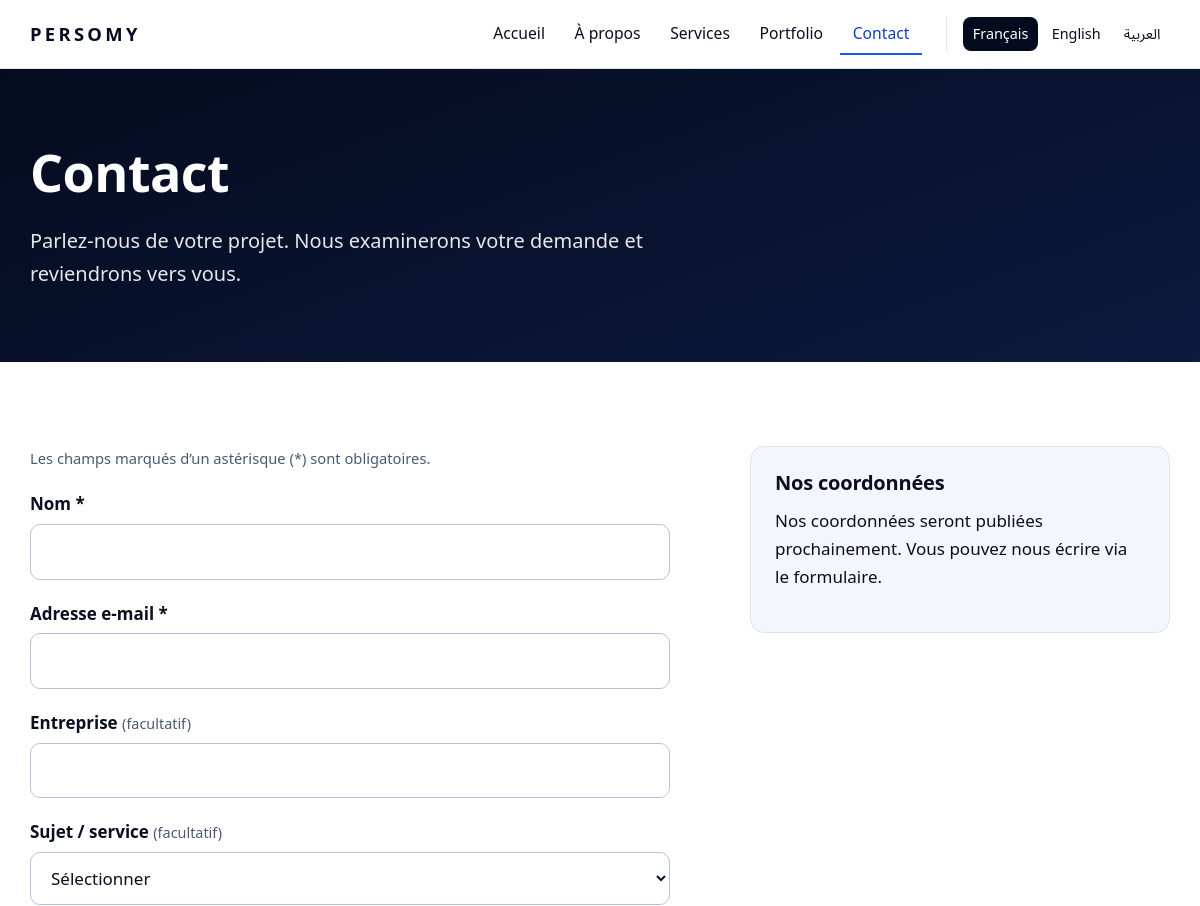
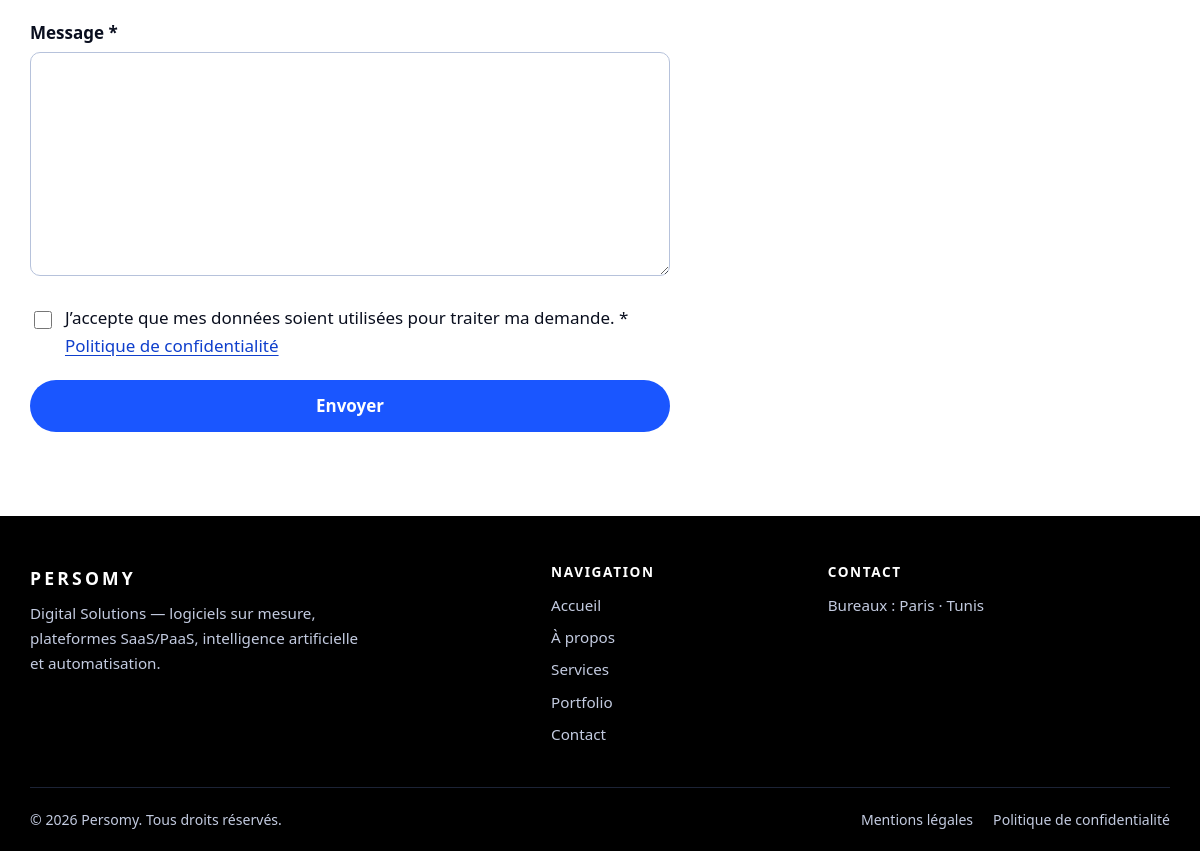
Screenshot of /fr/contact with the database file from the repository (2 pictures, top to bottom).
### tables this page shows
CREATE TABLE IF NOT EXISTS page_translations (
  id INT UNSIGNED NOT NULL AUTO_INCREMENT,
  page_id INT UNSIGNED NOT NULL,
  locale VARCHAR(5) NOT NULL,
  title VARCHAR(200) NOT NULL DEFAULT '',
  meta_title VARCHAR(200) NOT NULL DEFAULT '',
  meta_description VARCHAR(320) NOT NULL DEFAULT '',
  intro TEXT NULL,
  content MEDIUMTEXT NULL,
  PRIMARY KEY (id),
  UNIQUE KEY uq_page_locale (page_id, locale),
  CONSTRAINT fk_page_tr_page FOREIGN KEY (page_id) REFERENCES pages (id) ON DELETE CASCADE
);

### app/Views/public/contact.php (the view, shortened to what the rows shown need)
<section class="page-hero">
    <div class="container">
        <h1<?= lang_attrs($page) ?>><?= e($page['title']) ?></h1>
        <?php if (trim((string) $page['intro']) !== ''): ?><p class="lead"<?= lang_attrs($page) ?>><?= e($page['intro']) ?></p><?php endif; ?>
    </div>
</section>
<section class="section">
    <div class="container contact-grid">
        <aside class="contact-aside" aria-labelledby="contact-details">
            <h2 id="contact-details"><?= e(t('contact.details')) ?></h2>
        </aside>
    </div>
</section>

### rows the page displays
page_translations: title "Contact", intro "Parlez-nous de votre projet. Nous examinerons votre demande et reviendrons vers vous."

### other values shown
mb_strtoupper($brandName) "PERSOMY"
t('nav.' . $key) "Accueil"
t('nav.' . $key) "À propos"
t('nav.' . $key) "Services"
t('nav.' . $key) "Portfolio"
t('nav.' . $key) "Contact"
$info['name'] "Français"
$info['name'] "English"
$info['name'] "العربية"
t('contact.required_note') "Les champs marqués d’un astérisque (*) sont obligatoires."
t('contact.name') "Nom"
t('contact.email') "Adresse e-mail"
t('contact.company') "Entreprise"
t('contact.optional') "(facultatif)"
t('contact.subject') "Sujet / service"
